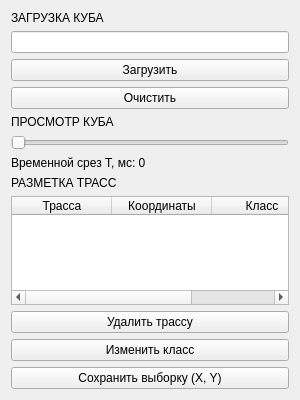
<?xml version="1.0" encoding="UTF-8"?>
<ui version="4.0">
 <class>SettingsWidget</class>
 <widget class="QWidget" name="SettingsWidget">
  <property name="geometry">
   <rect>
    <x>0</x>
    <y>0</y>
    <width>300</width>
    <height>400</height>
   </rect>
  </property>
  <layout class="QVBoxLayout" name="verticalLayout">
   <item>
    <widget class="QLabel" name="label">
     <property name="text">
      <string>ЗАГРУЗКА КУБА</string>
     </property>
    </widget>
   </item>
   <item>
    <widget class="QLineEdit" name="filePathEdit"/>
   </item>
   <item>
    <widget class="QPushButton" name="loadButton">
     <property name="text">
      <string>Загрузить</string>
     </property>
    </widget>
   </item>
   <item>
    <widget class="QPushButton" name="clearButton">
     <property name="text">
      <string>Очистить</string>
     </property>
    </widget>
   </item>
   <item>
    <widget class="QLabel" name="label_2">
     <property name="text">
      <string>ПРОСМОТР КУБА</string>
     </property>
    </widget>
   </item>
   <item>
    <widget class="QSlider" name="timeSlider">
     <property name="orientation">
      <enum>Qt::Horizontal</enum>
     </property>
    </widget>
   </item>
   <item>
    <widget class="QLabel" name="timeLabel">
     <property name="text">
      <string>Временной срез T, мс: 0</string>
     </property>
    </widget>
   </item>
   <item>
    <widget class="QLabel" name="label_3">
     <property name="text">
      <string>РАЗМЕТКА ТРАСС</string>
     </property>
    </widget>
   </item>
   <item>
    <widget class="QTableWidget" name="tracesTable">
     <property name="editTriggers">
      <set>QAbstractItemView::NoEditTriggers</set>
     </property>
     <column>
      <property name="text">
       <string>Трасса</string>
      </property>
     </column>
     <column>
      <property name="text">
       <string>Координаты</string>
      </property>
     </column>
     <column>
      <property name="text">
       <string>Класс</string>
      </property>
     </column>
    </widget>
   </item>
   <item>
    <widget class="QPushButton" name="deleteButton">
     <property name="text">
      <string>Удалить трассу</string>
     </property>
    </widget>
   </item>
   <item>
    <widget class="QPushButton" name="changeClassButton">
     <property name="text">
      <string>Изменить класс</string>
     </property>
    </widget>
   </item>
   <item>
    <widget class="QPushButton" name="saveDatasetButton">
     <property name="text">
      <string>Сохранить выборку (X, Y)</string>
     </property>
    </widget>
   </item>
  </layout>
 </widget>
 <resources/>
 <connections/>
</ui>
